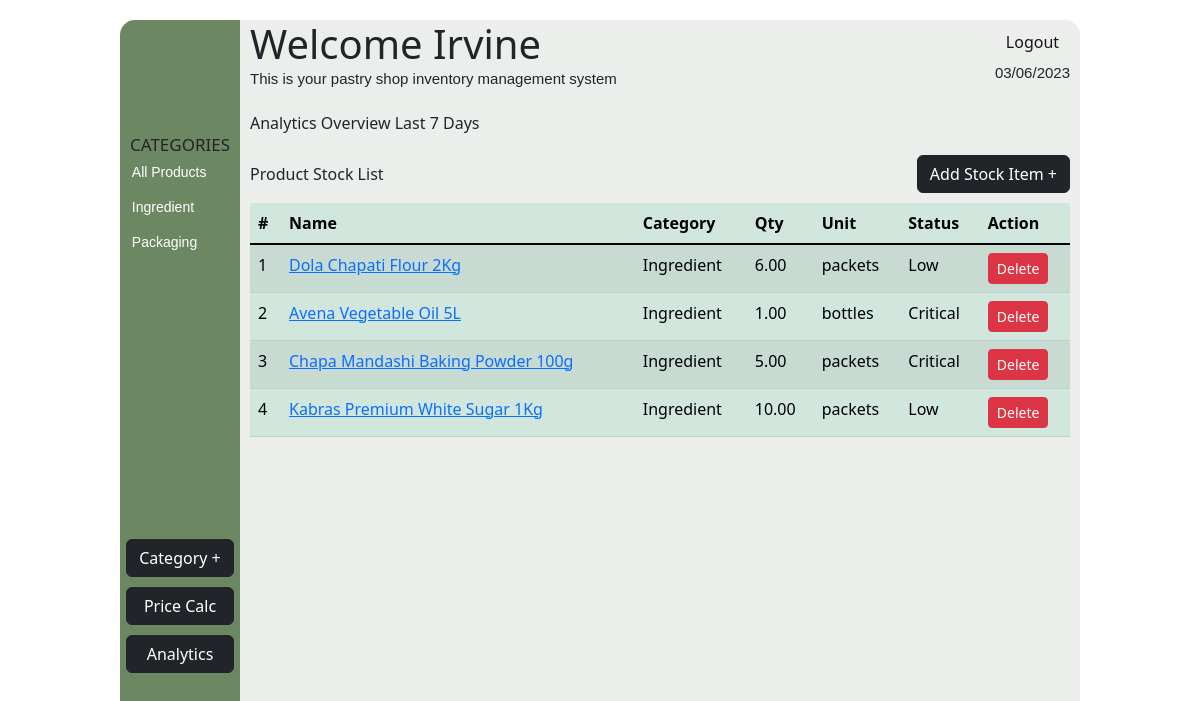
Page /inventory (signed in) on the committed database.
### app.py (models this page shows, shortened)
class Category(db.Model):
    id = db.Column(db.Integer, primary_key=True)
    name = db.Column(db.String(50), nullable=False, unique=False)
    user_id = db.Column(db.Integer, db.ForeignKey('user.id'))
    user = db.relationship('User')

class User(UserMixin, db.Model):
    id = db.Column(db.Integer, primary_key=True)
    username = db.Column(db.String(50), unique=True, nullable=False)
    email = db.Column(db.String(120), unique=True, nullable=False)
    password_hash = db.Column(db.String(128), nullable=False)
    is_admin = db.Column(db.Boolean, default=False)

class Product(db.Model):
    id = db.Column(db.Integer, primary_key=True)
    name = db.Column(db.String(100), nullable=False)
    description = db.Column(db.Text, nullable=False)
    price = db.Column(db.Numeric(precision=8, scale=2), nullable=False)  # Updated to use Numeric with precision and scale
    quantity = db.Column(db.Numeric(precision=8, scale=2), default=0.0)  # Updated to use Numeric with precision and scale
    image_id = db.Column(db.Integer, db.ForeignKey('image.id'), nullable=False)
    category_id = db.Column(db.Integer, db.ForeignKey('category.id'), nullable=False)
    user_id = db.Column(db.Integer, db.ForeignKey('user.id'), nullable=False)
    unit_of_measurement_id = db.Column(db.Integer, db.ForeignKey('unit_of_measurement.id'), nullable=False)
    unit_of_measurement = db.relationship('UnitOfMeasurement')

class UnitOfMeasurement(db.Model):
    id = db.Column(db.Integer, primary_key=True)
    name = db.Column(db.String(20), unique=True, nullable=False)

### app.py (the view)
@app.route('/inventory')
@login_required
def inventory():
    user_id = current_user.id
    units = UnitOfMeasurement.query.all()
    categories = Category.query.filter_by(user_id=user_id).all()
    products = Product.query.filter_by(user_id=user_id).all()
    start_date, end_date = get_past_week_dates()
    top_ingredient_ids = db.session.query(BakedProductIngredient.product_id, func.sum(BakedProductIngredient.quantity).label('total_quantity')) \
    .join(BakedProduct) \
    .filter(BakedProduct.date_baked.between(start_date, end_date)) \
    .group_by(BakedProductIngredient.product_id) \
    .order_by(func.sum(BakedProductIngredient.quantity).desc()) \
    .limit(6) \
    .subquery()
    top_ingredients = db.session.query(Product.name, top_ingredient_ids.c.total_quantity, UnitOfMeasurement.name) \
    .join(top_ingredient_ids, Product.id == top_ingredient_ids.c.product_id) \
    .join(UnitOfMeasurement, Product.unit_of_measurement_id == UnitOfMeasurement.id) \
    .filter(Product.user_id == user_id) \
    .all()
    top_ingredients_with_index = [(index + 1, ingredient) for index, ingredient in enumerate(top_ingredients)]
    app.jinja_env.globals['get_category_name'] = get_category_name
    return render_template('inventory.html', top_ingredients_with_index=top_ingredients_with_index, categories=categories, units=units,
                           username=current_user.username, current_date=datetime.datetime.now().strftime("%d/%m/%Y"),
                           get_unit_of_measurement_name=get_unit_of_measurement_name,
                           get_product_status=get_product_status,
                           get_category_name=get_category_name, products=products)

### app.py (called while the page is built)
@login_manager.user_loader
def load_user(user_id):
    return User.query.get(int(user_id))

def get_category_name(category_id):
        with app.app_context():
            user_id = current_user.id
            categories = Category.query.filter_by(user_id=user_id).all()
            category = next((cat for cat in categories if cat.id == category_id), None)
            return category.name if category else ""

def get_product_status(quantity):
    if quantity <= 0:
        return 'Out of Stock'
    elif quantity <= 5 and quantity > 0:
        return 'Critical'
    elif quantity <= 10 and quantity > 5:
        return 'Low'
    else:
        return 'In Stock'

def get_unit_of_measurement_name(unit_of_measurement_id):
    with app.app_context():
        unit_of_measurement = UnitOfMeasurement.query.get(unit_of_measurement_id)
        if unit_of_measurement:
            return unit_of_measurement.name
        return ''

def get_past_week_dates():
    end_date = datetime.datetime.now()
    start_date = end_date - datetime.timedelta(days=7)
    return start_date, end_date

### templates/inventory.html (shortened to what this page needs)
<!DOCTYPE html>
<html lang="en">
<head>
    <link rel="stylesheet" href="/static/styles/inventory.css">
    <link href="https://cdn.jsdelivr.net/npm/bootstrap@5.3.0-alpha3/dist/css/bootstrap.min.css" rel="stylesheet">
</head>
<body>
    <div id="container">
        <aside class="aside">
            <h5>CATEGORIES</h5>
            <ul id="categoryList">
              <li class="categories" id="-1">All Products</li>
                {% for category in categories %}
                  <li class="categories" id="{{ category.id }}">{{ category.name }}</li>
                {% endfor %}
              </ul>
            <div class="add-category">
                <input id="add-category" type="button" value="Category +" data-bs-toggle="offcanvas" data-bs-target="#offcanvasWithBothOptions" aria-controls="offcanvasWithBothOptions" class="btn btn-dark">
            </div>
            <a href="{{ url_for('bake') }}" class="btn btn-dark" id="calc-price" style="color: white;">Price Calc</a>
            <a href="{{ url_for('bake') }}" class="btn btn-dark" id="detailedAnalytics" style="color: white;">Analytics</a>
        </aside>
        <main class="main">
            <header class="header">
                <div class="text">
                  <h1>Welcome {{ username }}</h1>
                  <p>This is your pastry shop inventory management system</p>
                </div>
                <div>
                    <div class="logout">
                        <a href="{{ url_for('logout') }}">Logout</a>
                    </div>
                    <div class="date">
                    {{ current_date }}
                    </div>
                </div>
              </header>
              <section id="overview">
                <div class="view_title">Analytics Overview Last 7 Days</div>
            </section>
                <div class="stock">
                    <div class="stock-title">Product Stock List</div>
                    <div class="add-products btn btn-dark " data-bs-toggle="offcanvas" data-bs-target="#offcanvasWithBothOptionss" aria-controls="offcanvasWithBothOptions">Add Stock Item +</div>
                </div>
            <section id="stock-list">
                <table class="table table-success table-hover table-striped" id="product-table">
                    <thead class="sticky-top">
                      <tr>
                        <th scope="col">#</th>
                        <th scope="col">Name</th>
                        <th scope="col">Category</th>
                        <th scope="col">Qty</th>
                        <th scope="col">Unit</th>
                        <th scope="col">Status</th>
                        <th scope="col">Action</th>
                      </tr>
                    </thead>
                    <tbody class="table-group-divider" id="product-table-body">
                      {% for product in products %}
                      <tr scope="row">
                        <td>{{ loop.index }}</td>
                        <td><a href="{{ url_for('product_details', id=product.id) }}">{{ product.name }}</a></td>
                        <td>{{ get_category_name(product.category_id) }}</td>
                        <td>{{ product.quantity }}</td>
                        <td>{{ get_unit_of_measurement_name(product.unit_of_measurement_id) }}</td>
                        <td>{{ get_product_status(product.quantity) }}</td>
                        <td><a href="{{ url_for('delete_product', id=product.id) }}" class="btn btn-danger btn-sm delete-product">Delete</a></td>
                      </tr>
                      {% endfor %}
                    </tbody>
                  </table>
            </section>
        </main>
    </div>
</body>
</html>

### static/styles/inventory.css (style rules this page uses)
body { margin: 0; padding: 0; box-sizing: border-box; display: flex; flex-direction: column; justify-content: center; align-items: center; font-family: 'Poppins', sans-serif; font-weight: lighter; }
#container { width: 80vw; height: 96vh; display: flex; justify-content: space-between; margin-top: 20px; background-color: #ebeeeb; border-radius: 15px; }
.aside { border-top-left-radius: 15px; border-bottom-left-radius: 15px; width: 120px; display: flex; flex-direction: column; justify-content: center; height: 100%; background-color: #6B8863; }
#calc-price, #detailedAnalytics, #addpastry { margin: 10px auto 0 auto; width: 90%; }
.aside h5 { margin: 0; padding-left: 10px; font-size: 17px; }
.aside ul { width: 97%; margin: 0 auto 0 auto; padding: 0; height: 50%; display: flex; flex-direction: column; justify-content: flex-start; }
.aside ul li { color: #ffffff; list-style-type: none; margin: 5px 0; margin-left: 10px; height: 25px; border-radius: 35px; font-size: 14px; display: flex; align-items: center; cursor: pointer; font-family: Verdana, Geneva, Tahoma, sans-serif; }
.add-category { width: 100%; display: flex; flex-direction: column; justify-content: center; align-items: center; }
.main { width: calc(100% - 140px); display: flex; flex-direction: column; margin: 0 auto; }
.header { display: flex; justify-content: space-between; align-items: center; }
.text h1 { margin: 0; padding: 0; }
.text p, .date { margin: 0; padding: 0; font-size: 15px; font-family: Verdana, Geneva, Tahoma, sans-serif; }
#overview { margin-top: 20px; width: 100%; height: fit-content; display: flex; flex-direction: column; }
#stock-list { margin-top: 10px; display: flex; flex-direction: column; overflow: auto; }
.stock { display: flex; justify-content: space-between; margin-top: 20px; align-items: center; }
.add-products { cursor: pointer; padding: 10px; background-color: #747476; border-radius: 35px; }
.logout { text-align: center; margin-bottom: 5px; padding: 3px; cursor: pointer; }
.logout a { text-decoration: none; color: #161616; width: 100%; height: 100%; }

### rows in the picture
Category: name "Ingredient"
Category: name "Packaging"
User: username "Irvine"
Product: name "Dola Chapati Flour 2Kg", quantity "6.00", quantity "Low"
UnitOfMeasurement: name "packets"
Product: name "Avena Vegetable Oil 5L", quantity "1.00", quantity "Critical"
UnitOfMeasurement: name "bottles"
Product: name "Chapa Mandashi Baking Powder 100g", quantity "5.00", quantity "Critical"
Product: name "Kabras Premium White Sugar 1Kg", quantity "10.00", quantity "Low"
